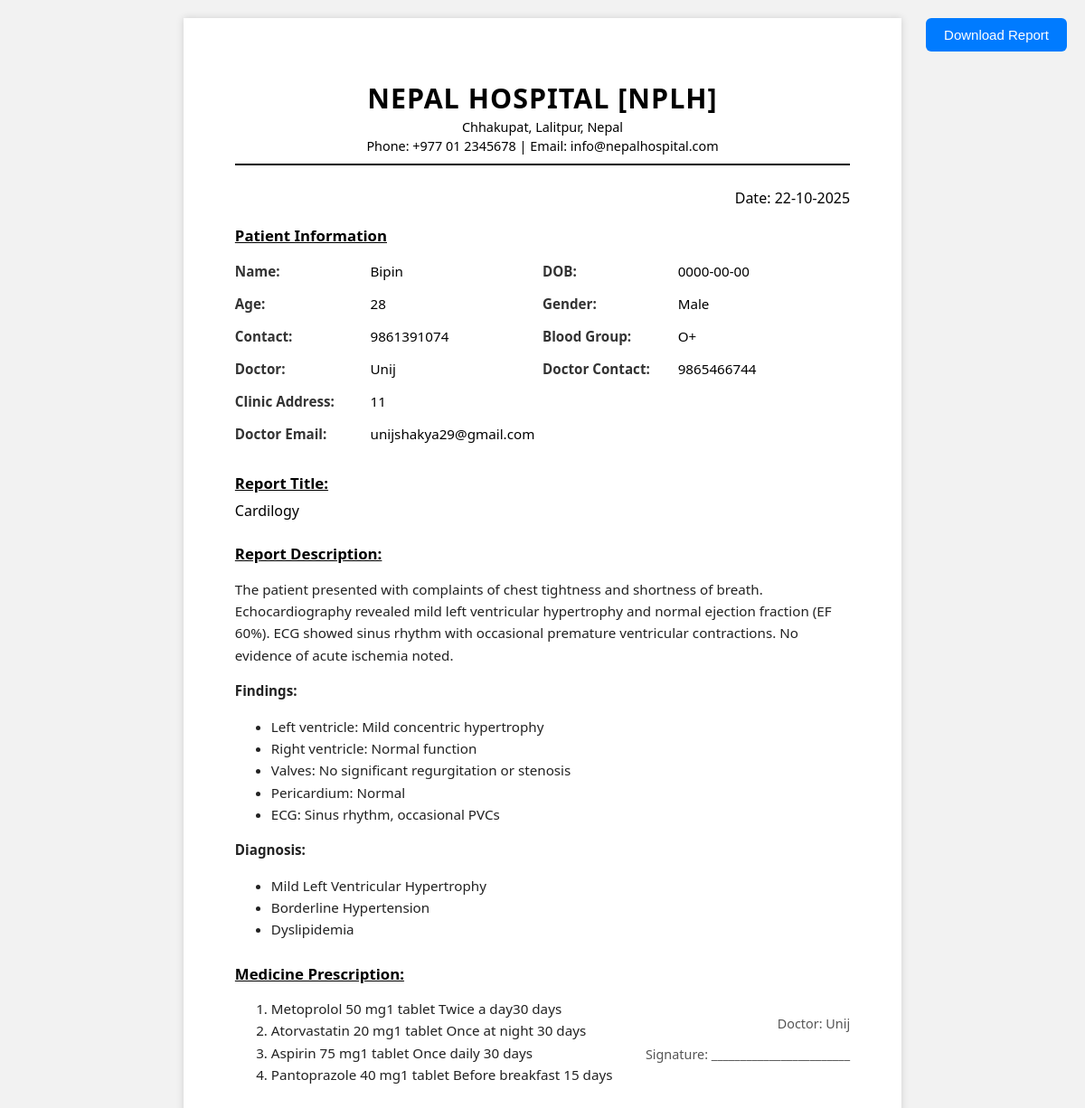
The page /Patient/view_report.php?id=9 on the database its author committed.
### tables this page shows
CREATE TABLE `patient_reports` (
  `id` int(11) NOT NULL,
  `report_date` date NOT NULL,
  `patient_id` int(11) NOT NULL,
  `doctor_id` int(11) NOT NULL,
  `patient_name` varchar(150) NOT NULL,
  `age` int(3) DEFAULT NULL,
  `DOB` date NOT NULL,
  `gender` varchar(255) NOT NULL,
  `contact` varchar(20) DEFAULT NULL,
  `address` varchar(255) DEFAULT NULL,
  `blood_group` varchar(10) DEFAULT NULL,
  `doctor_name` varchar(150) NOT NULL,
  `doctor_contact` varchar(20) DEFAULT NULL,
  `report_title` varchar(255) NOT NULL,
  `report_description` text DEFAULT NULL,
  `medicine_prescription` text DEFAULT NULL,
  `report_file` varchar(255) DEFAULT NULL,
  `created_at` timestamp NOT NULL DEFAULT current_timestamp()
);

CREATE TABLE `patients` (
  `id` int(11) NOT NULL,
  `doctor_id` int(11) DEFAULT NULL,
  `patient_name` varchar(100) NOT NULL,
  `email` varchar(100) NOT NULL,
  `password` varchar(255) NOT NULL,
  `contact_no` varchar(20) DEFAULT NULL,
  `age` int(3) DEFAULT NULL,
  `gender` enum('Male','Female','Other') DEFAULT 'Male',
  `reset_token` varchar(255) DEFAULT NULL,
  `reset_expiry` datetime DEFAULT NULL,
  `created_at` timestamp NOT NULL DEFAULT current_timestamp()
);

CREATE TABLE `doctors` (
  `id` int(11) NOT NULL,
  `specialization_id` int(11) NOT NULL,
  `department_id` int(11) NOT NULL,
  `doctor_name` varchar(150) NOT NULL,
  `clinic_address` varchar(255) NOT NULL,
  `consultancy_fees` decimal(10,2) NOT NULL,
  `contact_no` varchar(20) NOT NULL,
  `email` varchar(100) NOT NULL,
  `password` varchar(255) NOT NULL,
  `created_at` timestamp NOT NULL DEFAULT current_timestamp(),
  `reset_token` varchar(255) DEFAULT NULL,
  `reset_expiry` datetime DEFAULT NULL
);

### Patient/view_report.php (the view, shortened to what this page needs)
<?php
require 'db.php';
$id = intval($_GET['id'] ?? 0);
$stmt = $con->prepare("
    SELECT
        r.*,
        p.patient_name AS p_name, p.age AS p_age, p.gender AS p_gender, p.contact_no AS p_contact, p.email AS p_email,
        d.doctor_name AS d_name, d.contact_no AS d_contact, d.clinic_address AS d_address, d.email AS d_email
    FROM patient_reports r
    JOIN patients p ON r.patient_id = p.id
    JOIN doctors d ON r.doctor_id = d.id
    WHERE r.id = ?
");
$stmt->bind_param("i", $id);
$stmt->execute();
$report = $stmt->get_result()->fetch_assoc();
?>
<!DOCTYPE html>
<html lang="en">
<head>
</head>
<body>
<button class="export-btn" id="downloadPDF">Download Report</button>
<div class="a4-container" id="reportContent">
    <div class="header">
        <h1>Nepal Hospital [NPLH]</h1>
        <p>Chhakupat, Lalitpur, Nepal</p>
        <p>Phone: +977 01 2345678 | Email: info@nepalhospital.com</p>
    </div>
    <div class="report-date">
        Date: <?= date('d-m-Y', strtotime($report['report_date'])) ?>
    </div>
    <div class="personal-details">
        <h3>Patient Information</h3>
        <table>
            <tr>
                <td>Name:</td>
                <td><?= htmlspecialchars($report['p_name']) ?></td>
                <td>DOB:</td>
                <td><?= htmlspecialchars($report['DOB'] ?? '-') ?></td>
            </tr>
            <tr>
                <td>Age:</td>
                <td><?= htmlspecialchars($report['p_age']) ?></td>
                <td>Gender:</td>
                <td><?= htmlspecialchars($report['p_gender']) ?></td>
            </tr>
            <tr>
                <td>Contact:</td>
                <td><?= htmlspecialchars($report['p_contact']) ?></td>
                <td>Blood Group:</td>
                <td><?= htmlspecialchars($report['blood_group'] ?? '-') ?></td>
            </tr>
            <tr>
                <td>Doctor:</td>
                <td><?= htmlspecialchars($report['d_name']) ?></td>
                <td>Doctor Contact:</td>
                <td><?= htmlspecialchars($report['d_contact']) ?></td>
            </tr>
            <tr>
                <td>Clinic Address:</td>
                <td colspan="3"><?= htmlspecialchars($report['d_address'] ?? '-') ?></td>
            </tr>
            <?php if (!empty($report['d_email'])): ?>
            <tr>
                <td>Doctor Email:</td>
                <td colspan="3"><?= htmlspecialchars($report['d_email']) ?></td>
            </tr>
            <?php endif; ?>
        </table>
    </div>
    <div class="section-title">Report Title:</div>
    <div><?= htmlspecialchars($report['report_title']) ?></div>
    <?php if (!empty($report['report_description'])): ?>
        <div class="section-title">Report Description:</div>
        <div class="report-description"><?= nl2br($report['report_description']) ?></div>
    <?php endif; ?>
    <?php if (!empty($report['medicine_prescription'])): ?>
        <div class="section-title">Medicine Prescription:</div>
        <div class="medicine-section"><?= nl2br($report['medicine_prescription']) ?></div>
    <?php endif; ?>
    <div class="footer">
        <p>Doctor: <?= htmlspecialchars($report['d_name']) ?></p>
        <p>Signature: ________________________</p>
    </div>
</div>
</body>
</html>

### Patient/view_report.php (style rules this page uses)
body { font-family: 'Segoe UI', sans-serif; background: #f2f2f2; margin: 0; padding: 20px; }
.export-btn { position: fixed; top: 20px; right: 20px; background: #007bff; color: #fff; border: none; padding: 10px 20px; border-radius: 6px; cursor: pointer; font-size: 15px; z-index: 9999; }
.a4-container { width: 210mm; min-height: 297mm; background: #fff; margin: auto; padding: 18mm 15mm; box-shadow: 0 0 8px rgba(0,0,0,0.15); box-sizing: border-box; position: relative; }
.header { text-align: center; border-bottom: 2px solid #000; padding-bottom: 8px; margin-bottom: 25px; }
.header h1 { margin: 0; font-size: 1.9rem; letter-spacing: 1px; text-transform: uppercase; }
.header p { margin: 2px 0; font-size: 0.9rem; }
.report-date { text-align: right; margin-bottom: 15px; font-weight: 500; }
.personal-details { margin-bottom: 25px; font-size: 0.95rem; line-height: 1.7; }
.personal-details h3 { margin-bottom: 8px; font-size: 1.05rem; text-decoration: underline; }
.personal-details table { width: 100%; border-collapse: collapse; }
.personal-details td { padding: 5px 10px 5px 0; vertical-align: top; }
.personal-details td:first-child, .personal-details td:nth-child(3) { width: 22%; font-weight: bold; color: #333; }
.section-title { font-weight: bold; font-size: 1.05rem; margin-top: 25px; margin-bottom: 8px; text-decoration: underline; }
.report-description, .medicine-section { font-size: 0.95rem; color: #222; line-height: 1.6; margin-bottom: 15px; }
.footer { position: absolute; bottom: 25mm; left: 15mm; right: 15mm; text-align: right; font-size: 0.9rem; color: #555; }

### rows shown on the page
patient_reports: report_date "22-10-2025", patient.patient_name "Bipin", DOB "0000-00-00", patient.age "28", patient.gender "Male", patient.contact_no "9861391074", blood_group "O+", doctor.doctor_name "Unij", doctor.contact_no "9865466744", doctor.clinic_address "11", doctor.email "unijshakya29@gmail.com", report_title "Cardilogy", report_description "The patient presented with complaints of chest tightness and shortness of breath. Echocardiography revealed mild left ventricular hypertrophy and normal ejection fraction (EF 60%). ECG showed sinus rhythm with occasional premature ventricular contractions. No evidence of acute ischemia noted. Findings: Left ventricle: Mild concentric hypertrophy Right ventricle: Normal function Valves: No significant regurgitation or stenosis Pericardium: Normal ECG: Sinus rhythm, occasional PVCs Diagnosis: Mild Left Ventricular Hypertrophy Borderline Hypertension Dyslipidemia", medicine_prescription "Metoprolol 50 mg1 tablet Twice a day30 days Atorvastatin 20 mg1 tablet Once at night 30 days Aspirin 75 mg1 tablet Once daily 30 days Pantoprazole 40 mg1 tablet Before breakfast 15 days"
